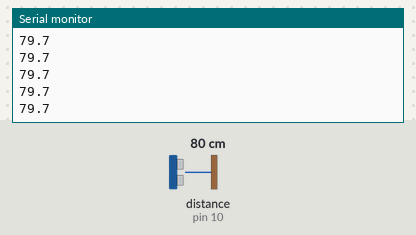
This sketch was run on a simulated Arduino Uno, built with avr-gcc and run on an emulated ATmega328P. Shown: the last lines printed to the serial monitor. Wiring (inferred from the names in the program): ultrasonic range finder: trigger pin 9; echo pin 10. The inputs (shaded band) are chosen by the test bench; at power-on: distance to the obstacle (sensor on pin 10) 80 cm. The echo pulse lasts 58.3 µs per cm.

Above: at 1.2 s.
1.3 s: distance to the obstacle (sensor on pin 10) set to 2 cm
At 1.66 s:
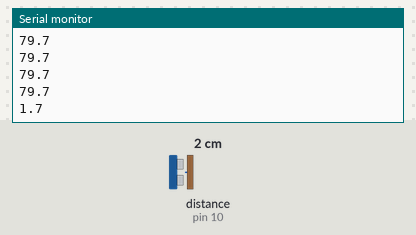
2.8 s: distance to the obstacle (sensor on pin 10) set to 4 cm
At 2.88 s:
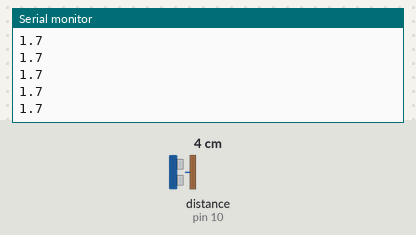
Timing chart, 0 to 5.8 s (numbered marks = the images above; inputs shaded):
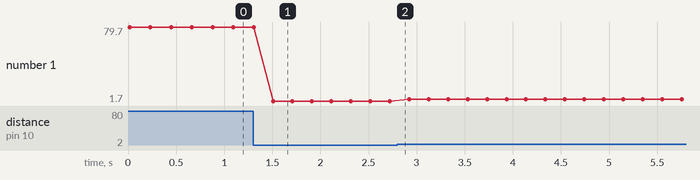

The sketch:

day-09-ultrasonic.ino
```cpp
const uint8_t TRIG = 9, ECHO = 10;

float readCmOnce() {
  digitalWrite(TRIG, LOW); delayMicroseconds(2);
  digitalWrite(TRIG, HIGH); delayMicroseconds(10);
  digitalWrite(TRIG, LOW);
  unsigned long us = pulseIn(ECHO, HIGH, 30000);
  if (us == 0) return -1.0;
  return (us * 0.0343f) / 2.0f;
}

float readCmFiltered() {
  float a = readCmOnce(), b = readCmOnce(), c = readCmOnce();
  if (a < 0 || b < 0 || c < 0) return -1.0;
  if ((a <= b && b <= c) || (c <= b && b <= a)) return b;
  if ((b <= a && a <= c) || (c <= a && a <= b)) return a;
  return c;
}

void setup() {
  pinMode(TRIG, OUTPUT);
  pinMode(ECHO, INPUT);
  Serial.begin(9600);
}

void loop() {
  float cm = readCmFiltered();
  Serial.println(cm < 0 ? F("ERR") : String(cm, 1));
  delay(200);
}
```

Measured:
- after the input at 1.3 s, the serial monitor: prints a new line after 0.21 s (image 1)
- plotted number 1: 79.7 → 1.7 after the input at 1.3 s, 1.7 → 3.7 after the input at 2.8 s
